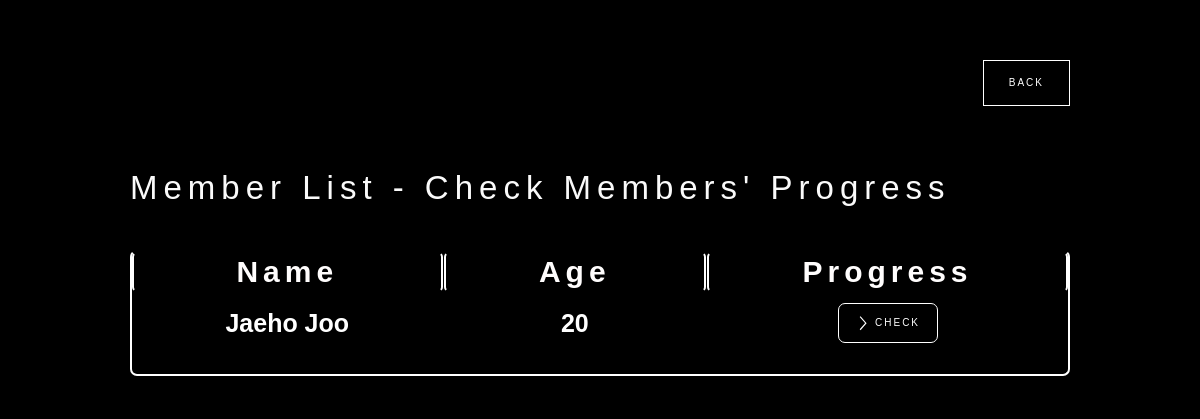
The app's page /trainer/member_progress/, older data.
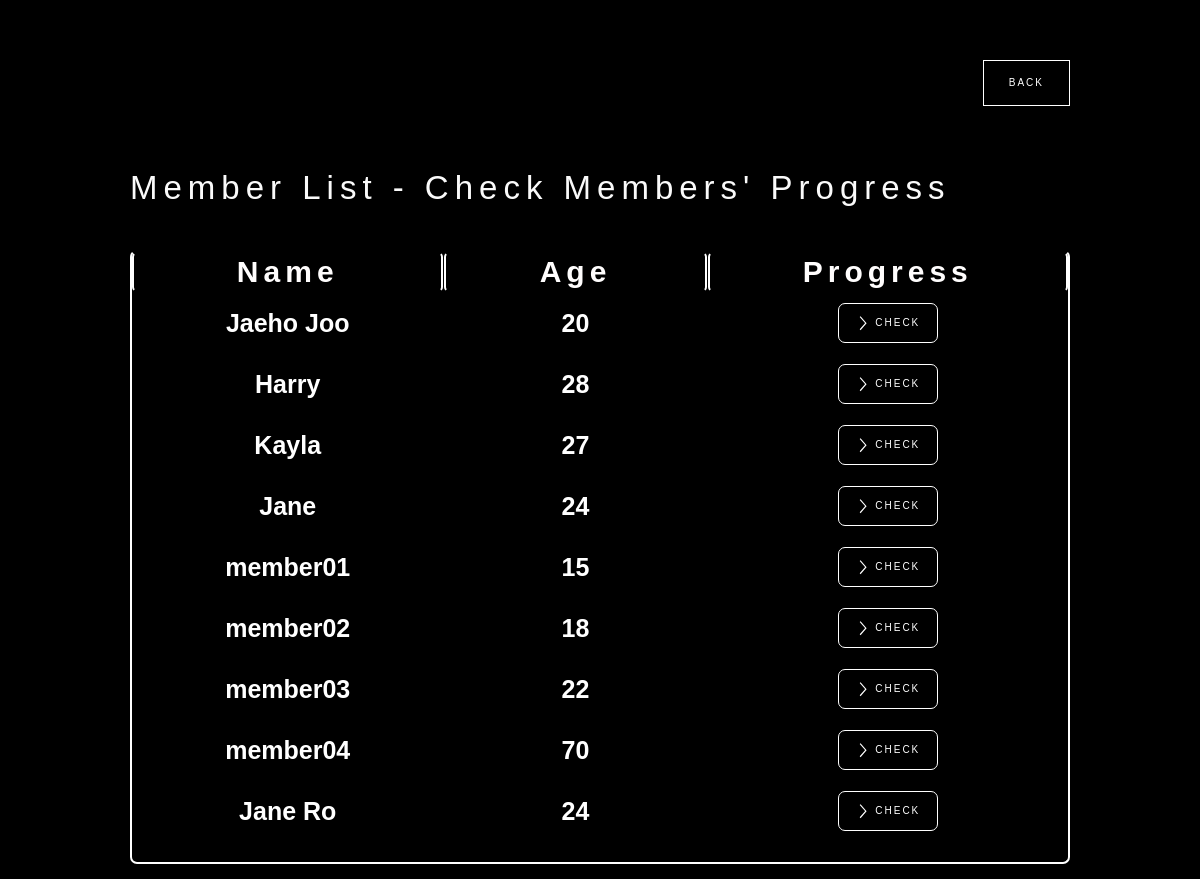
The same page, newer data.
### member/models.py (models this page shows, shortened)
class User(AbstractBaseUser):
    member_id = models.CharField(
        verbose_name='member_id',
        max_length=80,
        unique=True,
        blank=False,
    )
    authority = models.IntegerField(
        default=0,
    )
    name = models.CharField(
        max_length=30,
        default='noname',
    )
    age = models.IntegerField(
        default=20,
    )
    gender = models.CharField(
        max_length=6,
        default='Male',
        choices=(('Male', 'Male'), ('Female', 'Female'))
    )
    height = models.IntegerField(
        default=170,
    )
    is_active = models.BooleanField(default=True)
    is_admin = models.BooleanField(default=False)
    objects = UserManager()
    USERNAME_FIELD = 'member_id'
    REQUIRED_FIELDS = []

### trainer/views.py (the view)
# urls.py: path('member_progress/', trainer_member_progress, name='trainer_member_progress'),
@csrf_exempt
def trainer_member_progress(request):
    if request.method == 'POST':
        if 'back' in request.POST:
            return redirect('/trainer/trainer_main/')
    all_members = User.objects.all().order_by('pk')
    guest_members = [m for m in all_members if m.authority==0]
    return render(request,
                  'trainer-member-progress-page.html',
            {
                'member_list': guest_members,
            }
    )

### trainer/templates/trainer-member-progress-page.html (shortened to what this page needs)
<!DOCTYPE html>
<html data-wf-page="653811d47729cd70dc04cc98" data-wf-site="64aabb5a9d5b566a4dfebda3">
<head>
  {% load static %}
  <link href="{% static 'css/normalize.css' %}" rel="stylesheet" type="text/css">
  <link href="{% static 'css/webflow.css' %}" rel="stylesheet" type="text/css">
  <link href="{% static 'css/crossfit-facility-webapp-webflow.css' %}" rel="stylesheet" type="text/css">
</head>
<body class="body-7">
<form method="POST"> {% csrf_token %}
  <section>
    <div data-animation="default" data-collapse="medium" data-duration="400" data-easing="ease" data-easing2="ease" role="banner" class="navbar-logo-center-container shadow-three w-nav">
      <div class="container-4">
        <div class="navbar-wrapper-three">
          <a href="#" class="navbar-brand-three w-nav-brand"></a>
          <nav role="navigation" class="nav-menu-wrapper-three w-nav-menu">
            <div class="nav-menu-three">
              <ul role="list" class="nav-menu-block w-list-unstyled">
                <li class="mobile-margin-top-10">
                  <button type="submit" name="back" class="get-start-butto w-button">Back</button>
                </li>
              </ul>
            </div>
          </nav>
        </div>
      </div>
    </div>
  </section>
  <section>
    <div class="w-layout-blockcontainer container-14 w-container">
          <h1 class="heading-record-your-workout">Member List - Check Members' Progress</h1>
    </div>
    <div class="w-layout-blockcontainer container-14 w-container">
      <div class="w-form">
        <form id="email-form" name="email-form" data-name="Email Form" method="get" data-wf-page-id="653811d47729cd70dc04cc98" data-wf-element-id="a61fae0f-e8fa-4f4c-914c-cbac23d11d63">
          <div class="manager_user_list_div_block">
            <div class="w-layout-grid manager_user_list_wst_table">
              <h1 id="w-node-_437c0c1a-3d74-f30b-f79d-65d87b05ede0-dc04cc98" class="manager_user_list_heading">Name</h1>
              <h1 id="w-node-_437c0c1a-3d74-f30b-f79d-65d87b05ede2-dc04cc98" class="manager_user_list_heading">Age</h1>
              <h1 id="w-node-cb15b970-5b20-3a75-d2fb-2dcde464b15c-dc04cc98" class="manager_user_list_heading">Progress</h1>
              {% for member in member_list %}
              <div id="w-node-_064535a3-bada-a5ec-ad3f-2d0988352e0d-dc04cc98" class="user-list-div-block">
                <h1 class="manager_user_list_font">{{ member.name }}</h1>
              </div>
              <div id="w-node-_6cff5cb3-5b0e-0964-046b-db3bde2da607-dc04cc98" class="user-list-div-block">
                <h1 class="manager_user_list_font">{{ member.age }}</h1>
              </div>
              <div id="w-node-e69aef57-3623-7549-515b-bc3a40a2510f-dc04cc98" class="user-list-div-block w-clearfix">
                <a href="/trainer/history_and_progress/{{ member.pk }}/" class="edit-user-button w-button">Check</a>
              </div>
              {% endfor %}
            </div>
          </div>
        </form>
      </div>
    </div>
  </section>
</form>
</body>
</html>

### static/css/webflow.css (style rules this page uses)
* { -webkit-box-sizing: border-box; -moz-box-sizing: border-box; box-sizing: border-box; }
html { height: 100%; }
body { margin: 0; min-height: 100%; background-color: #fff; font-family: Arial, sans-serif; font-size: 14px; line-height: 20px; color: #333; }
.w-clearfix:before, .w-clearfix:after { content: " "; display: table; grid-column-start: 1; grid-row-start: 1; grid-column-end: 2; grid-row-end: 2; }
.w-clearfix:after { clear: both; }
.w-button { display: inline-block; padding: 9px 15px; background-color: #3898EC; color: white; border: 0; line-height: inherit; text-decoration: none; cursor: pointer; border-radius: 0; }
h1, h2, h3, h4, h5, h6 { font-weight: bold; margin-bottom: 10px; }
h1 { font-size: 38px; line-height: 44px; margin-top: 20px; }
ul, ol { margin-top: 0px; margin-bottom: 10px; padding-left: 40px; }
.w-list-unstyled { padding-left: 0; list-style: none; }
button, [type='button'], [type='reset'] { border: 0; cursor: pointer; -webkit-appearance: button; }
.w-form { margin: 0 0 15px; }
.w-container { margin-left: auto; margin-right: auto; max-width: 940px; }
.w-container:before, .w-container:after { content: " "; display: table; grid-column-start: 1; grid-row-start: 1; grid-column-end: 2; grid-row-end: 2; }
.w-container:after { clear: both; }
.w-nav { position: relative; background: #dddddd; z-index: 1000; }
.w-nav:before, .w-nav:after { content: " "; display: table; grid-column-start: 1; grid-row-start: 1; grid-column-end: 2; grid-row-end: 2; }
.w-nav:after { clear: both; }
.w-nav-brand { position: relative; float: left; text-decoration: none; color: #333333; }
.w-nav-menu { position: relative; float: right; }

Row changes from the older to the newer data that the page shows:
added User: name "Harry", age "28"
added User: name "Kayla", age "27"
added User: name "Jane", age "24"
added User: name "member01", age "15"
added User: name "member02", age "18"
added User: name "member03", age "22"
added User: name "member04", age "70"
added User: name "Jane Ro", age "24"
